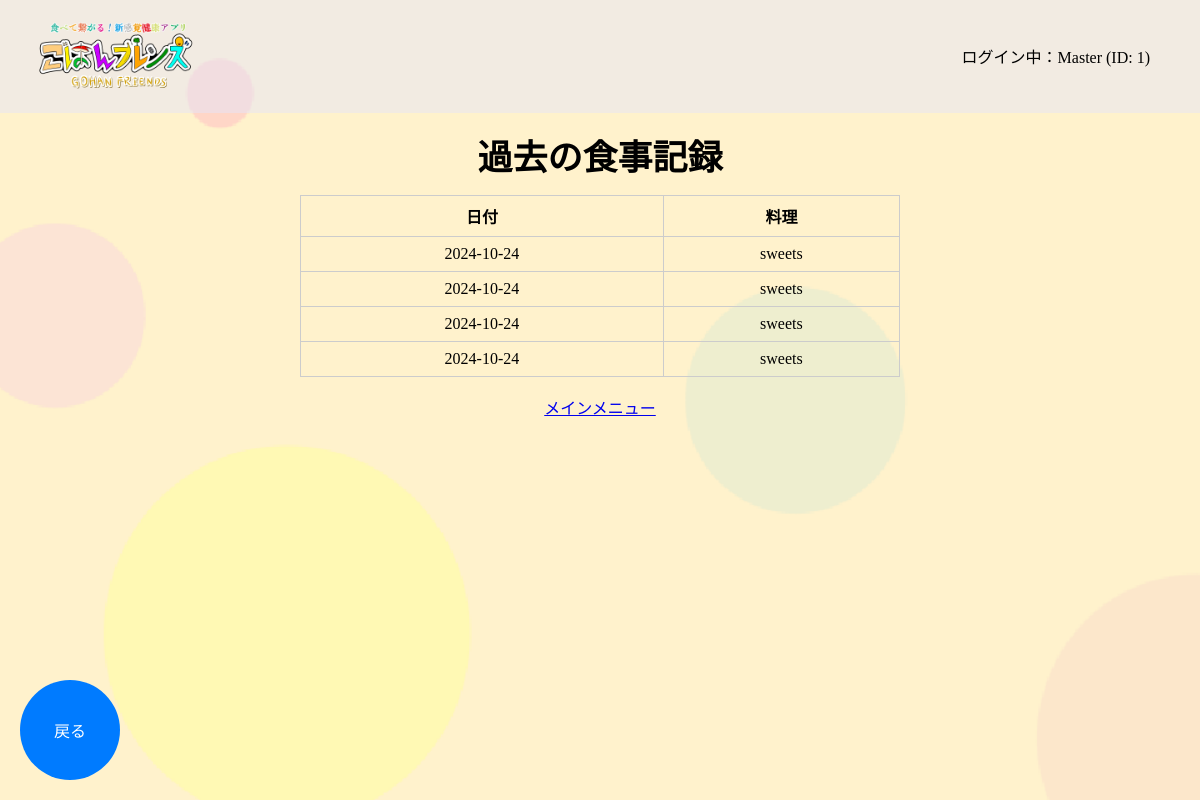
Before: /sugg/eat_hist (signed in) with the older database file.
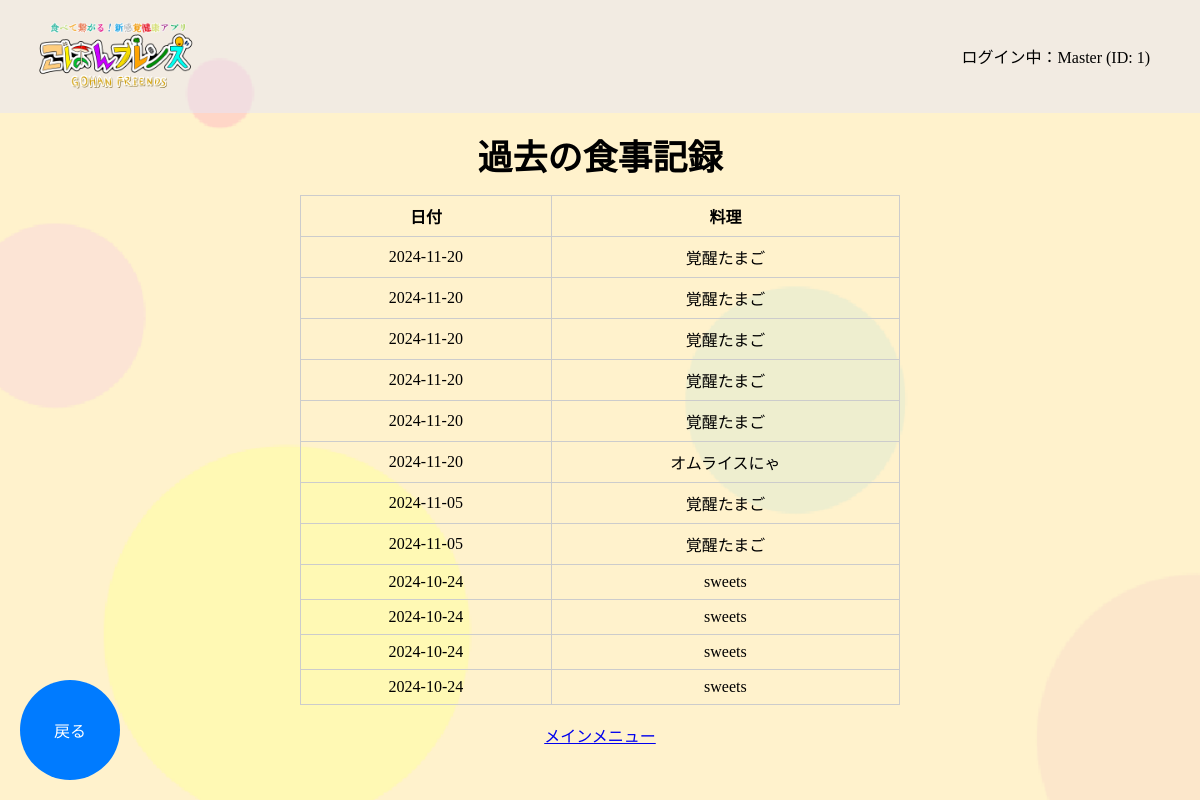
After: the same page with the newer database file.
### tables this page shows
CREATE TABLE FOOD_DATA ( FOOD_ID INTEGER PRIMARY KEY, ACCOUNT_ID INTEGER NOT NULL, EAT_DATE DATE, CUISINE TEXT );

### app.py (the view)
@app.route('/sugg/eat_hist')
def eat_hist():
    account_id = session.get('account_id')  # セッションからログイン中のアカウントIDを取得
    if not account_id:
        return redirect(url_for('home'))  # アカウントIDがない場合はホームにリダイレクト
    conn = get_db()  # データベース接続
    cursor = conn.cursor()
    cursor.execute("""
    SELECT EAT_DATE, CUISINE
    FROM FOOD_DATA
    WHERE ACCOUNT_ID = ?
    ORDER BY EAT_DATE DESC
    """, (account_id,))
    food_data_list = cursor.fetchall()  # 結果を取得
    conn.close()  # データベース接続を閉じる
    return render_template('sugg/eat_hist.html', food_data_list=food_data_list, account_id=account_id)

### app.py (called while the page is built)
def get_db():
    conn = sqlite3.connect(DATABASE)
    return conn

@app.context_processor
def inject_account_info():
    return {
        'account_name': session.get('account_name'),
        'account_id': session.get('account_id')
    }

### templates/sugg/eat_hist.html (shortened to what this page needs)
{% extends 'base.html' %}
{% block content %}
<div class="main-contents">
    <p class="main-text">過去の食事記録</h2>
        <div class="ate-container">
            {% if food_data_list %}
                <table class="eat-hist-table">
                    <thead>
                        <tr>
                            <th>日付</th>
                            <th>料理</th>
                        </tr>
                    </thead>
                    <tbody>
                        {% for eat_date, cuisine in food_data_list %}
                            <tr>
                                <td>{{ eat_date }}</td>
                                <td>{{ cuisine }}</td>
                            </tr>
                        {% endfor %}
                    </tbody>
                </table>
            {% else %}
                <p class="txt-center">食事記録はありません。</p>
            {% endif %}
        </div>
    <div class="back-button-container">
        <button onclick="location.href='{{ url_for('sugg_menu') }}';" class="back-button">戻る</button>
    </div>
</div>
<br>
<div class="txt-center">
    <a href="{{ url_for('mainmenu') }}">メインメニュー</a>
</div>
{% endblock %}

### templates/base.html (shortened to what this page needs)
<!DOCTYPE html>
<html lang="ja">
<head>
    <link rel="stylesheet" href="../../static/css/style.css">
</head>
<body background="{{ url_for('static', filename='img/background.png') }}" class="kabegami">
    <header class="clearfix">
        <img src="{{ url_for('static', filename='img/title.png') }}" class="header-logo">
    </header>
    <main>
        <div class="container">
            {% if account_name and account_id %}
                <p>ログイン中：{{ account_name }} (ID: {{ account_id }})</p>
            {% endif %}
        </div>
        {% block content %}{% endblock %}
    </main>
</body>
</html>

### static/css/style.css (style rules this page uses)
html, body { margin: 0; padding: 0; box-sizing: border-box; height: 100%; }
.kabegami { background-size: cover; }
header { display: flex; align-items: center; background-color: rgb(230,230,250,0.5); }
.header-logo { width: 200px; margin-left: 20px; margin-right: 20px; }
.clearfix::after { content: ""; clear: both; display: table; }
.container { display: flex; justify-content: right; align-items: center; height: 100%; padding-right: 10px; margin-top: -85px; margin-right:40px; }
.back-button-container { position: fixed; bottom: 20px; left: 20px; }
.back-button-container button { width: 100px; height: 100px; border-radius: 50%; border: none; background-color: #007BFF; color: white; font-size: 16px; display: flex; justify-content: center; align-items: center; cursor: pointer; transition: background-color 0.3s; }
.main-contents { padding-top: 70px; }
.main-text { text-align: center; margin-top: -25px; margin-bottom: 15px; font-size: 35px; font-weight: bold; }
table { border-collapse: collapse; width: 80%; }
th, td { border: 1px solid #ccc; padding: 8px; text-align: center; }
.txt-center { text-align: center; }
.eat-hist-table { width: 50%; margin: 0 auto; border-collapse: collapse; }

Changed rows visible on the page:
added FOOD_DATA: EAT_DATE "2024-11-20", CUISINE "覚醒たまご"
added FOOD_DATA: EAT_DATE "2024-11-20", CUISINE "覚醒たまご"
added FOOD_DATA: EAT_DATE "2024-11-20", CUISINE "覚醒たまご"
added FOOD_DATA: EAT_DATE "2024-11-20", CUISINE "覚醒たまご"
added FOOD_DATA: EAT_DATE "2024-11-20", CUISINE "覚醒たまご"
added FOOD_DATA: EAT_DATE "2024-11-20", CUISINE "オムライスにゃ"
added FOOD_DATA: EAT_DATE "2024-11-05", CUISINE "覚醒たまご"
added FOOD_DATA: EAT_DATE "2024-11-05", CUISINE "覚醒たまご"
